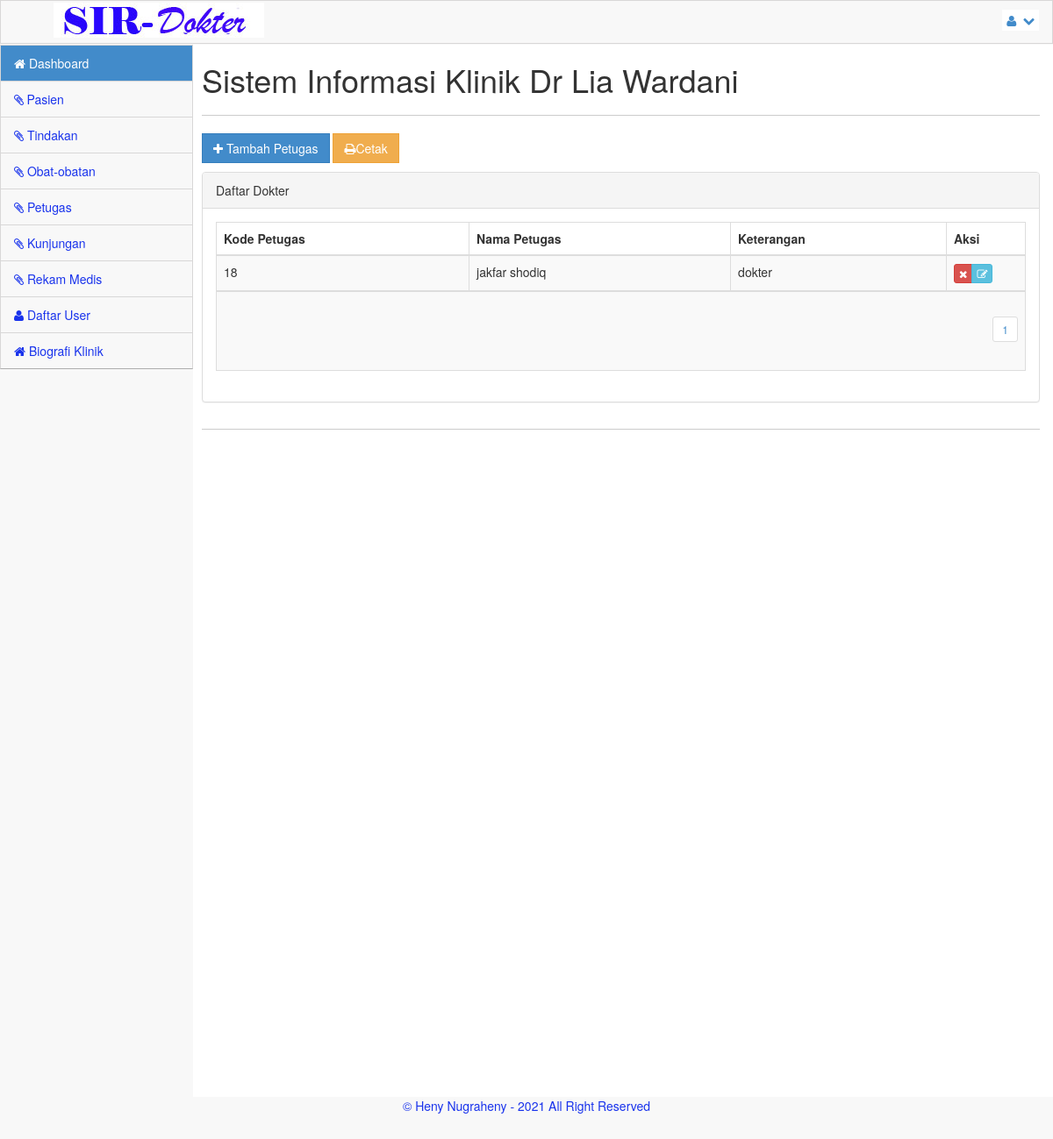
Screenshot of /admin?menu=petugas (signed in) with the database file from the repository.
### tables this page shows
CREATE TABLE `petugas` (
  `kd_petugas` int(11) NOT NULL,
  `kd_user` int(11) NOT NULL,
  `nm_petugas` varchar(300) NOT NULL,
  `pekerjaan` varchar(50) NOT NULL,
  `sip` enum('pagi','siang','malam','') NOT NULL,
  `tmpat_lhr` varchar(300) NOT NULL,
  `no_tlp` varchar(14) NOT NULL,
  `alamat` varchar(300) NOT NULL
);

### admin/petugas.php (the view, shortened to what this page needs)
<?php
include_once("../library/koneksi.php");
$row = 20;
$hal = isset($_GET['hal']) ? $_GET['hal'] : 0;
$pageSql = "SELECT * FROM petugas";
$pageQry = mysqli_query($koneksi, $pageSql) or die ("error paging: ".mysql_error());
$jml	 = mysqli_num_rows($pageQry);
$max	 = ceil($jml/$row);
?>
<a href="?menu=petugas_add" class="btn btn-primary btn-rect"><i class='icon icon-white icon-plus'></i> Tambah Petugas</a>
<a href="petugas_cetak.php" class="btn btn-warning btn-rect"><i class='icon icon-white icon-print'></i>Cetak</a><p>
<div class="panel panel-default">
	<div class="panel-heading">
		Daftar Dokter
	</div>
	<div class="panel-body">
		<div class="table-responsive">
			<table class="table table-striped table-bordered table-hover">
				<thead>
					<tr>
						<th>Kode Petugas</th>
						<th>Nama Petugas</th>
						<th>Keterangan</th>
						<th width="90">Aksi</th>
					</tr>
				</thead>
			<?php
				$kjgSql = "SELECT * FROM petugas ORDER BY kd_petugas DESC LIMIT $hal, $row";
				$kjgQry = mysqli_query($koneksi, $kjgSql)  or die ("Query Dokter salah : ".mysql_error());
				while ($kjg = mysqli_fetch_array($kjgQry)) {
			?>
				<tbody>
					<tr>
						<td><?php echo $kjg['kd_petugas'];?></td>
						<td><?php echo $kjg['nm_petugas'];?></td>
						<td><?php echo $kjg['pekerjaan'];?></td>
						<td>
						  <div class='btn-group'>
						  <a href="?menu=petugas_del&aksi=hapus&nmr=<?php echo $kjg['kd_petugas']; ?>" class="btn btn-xs btn-danger tipsy-kiri-atas" title="Hapus Data Ini" onclick="return confirm('ANDA YAKIN AKAN MENGHAPUS DATA PENTING INI ... ?')"><i class="icon-remove icon-white"></i></a>
						  <a href="?menu=petugas_edit&aksi=edit&nmr=<?php echo $kjg['kd_petugas']; ?>" class="btn btn-xs btn-info tipsy-kiri-atas" title='Edit Data ini'> <i class="icon-edit icon-white"></i> </a>
						  </div>
						</td>
					</tr>
				</tbody>
			<?php } ?>
					<tr>
						<td colspan="6" align="right">
						<?php
						for($h = 1; $h <= $max; $h++){
							$list[$h] = $row*$h-$row;
							echo "<ul class='pagination pagination-sm'><li><a href='?menu=dokter&hal=$list[$h]'>$h</a></li></ul>";
						}
						?></td>
					</tr>
			</table>
		</div>
	</div>
</div>

### css/main.css (style rules this page uses)
@media (min-width: 768px) { html, body { height: 100%; } }
body.padTop53 { padding-top: 75px; overflow: visible; }
@media (min-width: 802px) { body.padTop53 { padding-top: 51px; } }
.btn-rect { border-radius: 0 !important; }

### css/MoneAdmin.css (style rules this page uses)
body { background-color: #f8f8f8; }

### rows the page displays
petugas: kd_petugas "18", nm_petugas "jakfar shodiq", pekerjaan "dokter"
